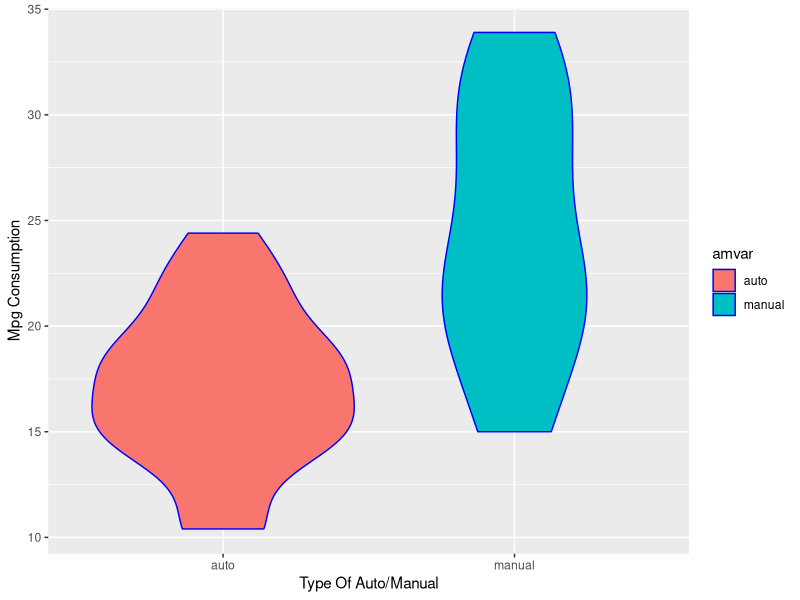
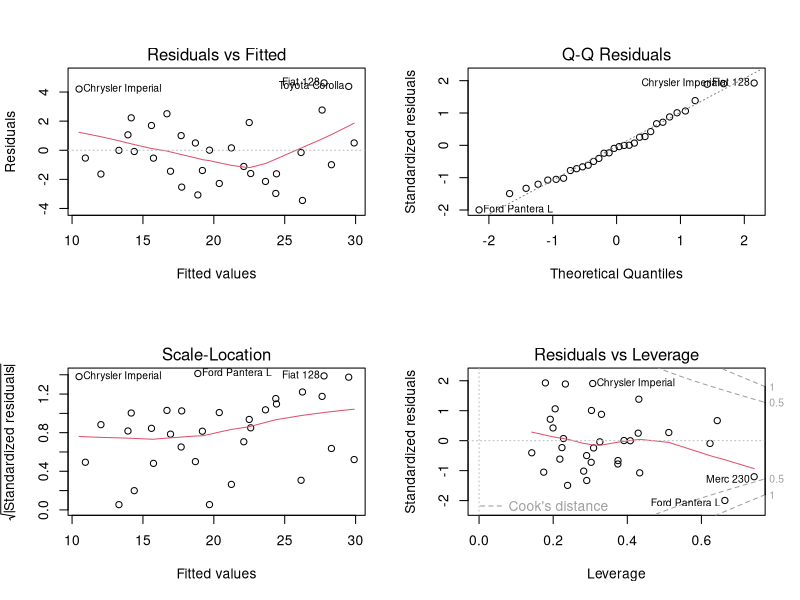
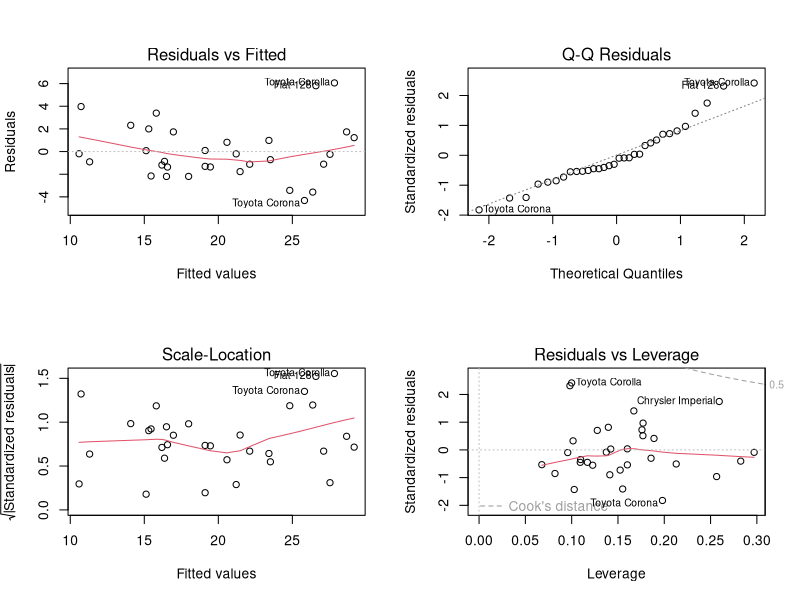

Recreate these plots in R, in order.
library(ggplot2)
library(dplyr)
library(car)
# load the data
data(mtcars)
datamtcars <- mutate(mtcars, amvar=as.factor(am))


# clean the data - add new variable - amvar - as factor
dataautocars <- filter(datamtcars, amvar==0)
datamanucars <- filter(datamtcars, amvar==1)
dataautocars$amvar = "auto"
datamanucars$amvar = "manual"
datamtcars <- data.frame()
datamtcars <- rbind(dataautocars, datamanucars)
datamtcars <- select(datamtcars, -am)
# Use explortory analysis to compare the automatic/manual vs mpg
# calculate the mean - boxplot-violin plot
grp1 <- group_by(datamtcars, amvar)
datamean <- summarise (grp1, mean(mpg))
datamean
g1 <- ggplot(data=datamtcars, aes(y=mpg, x=amvar, fill=amvar)) + geom_violin(colour="blue") + xlab("Type Of Auto/Manual") + ylab("Mpg Consumption")
g1
# quantify the difference between automatic cars vs. manual cars for the mpg usage
fit2 <- lm(mpg~amvar, data=datamtcars)
rSingle <- summary(fit2)
rSingle

resi <- resid(fit2)


# Check the multi-variables for the impact to mpg
fitall <- lm(mpg ~ ., datamtcars)
vifResult <- vif(fitall)
par(mfrow=c(2,2))
plot(fitall)
# from the vif result, we pick up the most 4 observations - disp, cyl, wt, hp in addition to the amvar
fit3 <- update(fit2, mpg ~ amvar + disp)
fit4 <- update(fit2, mpg ~ amvar + disp + cyl)
fit5 <- update(fit2, mpg ~ amvar + disp + cyl + wt)
fit6 <- update(fit2, mpg ~ amvar + disp + cyl + wt + hp)

anovavalue <- anova(fit2, fit3, fit4, fit5, fit6)
anovavalue
# after checking the anova value, we would like to pick model 4(mpg ~ amvar + disp + cyl + wt), as the Pvalue is lowest
newMutliModel <- lm(mpg~amvar + disp + cyl + wt, datamtcars)
summaryMulti <- summary(newMutliModel)
summaryMulti
plot(newMutliModel)
# Residual and Diagnostics

# Result Summary


